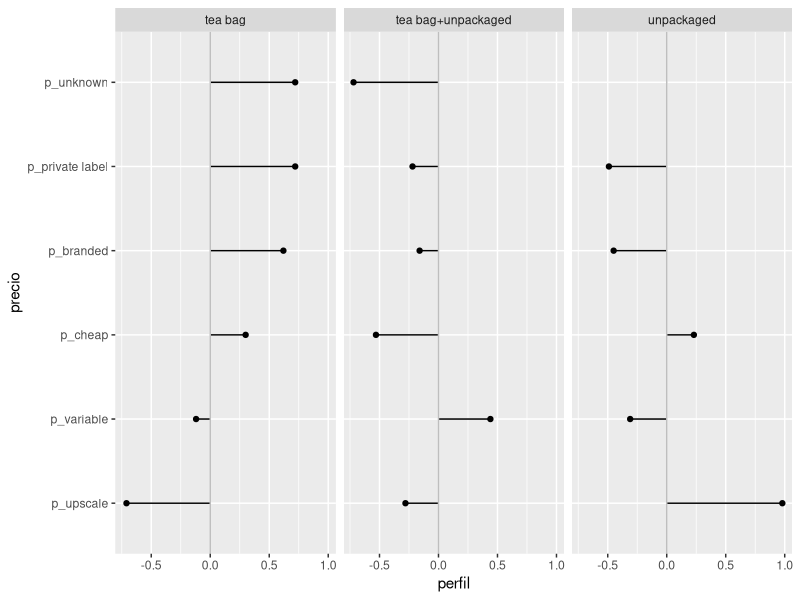

R code for this plot:
## ---- chunk 1
library(tidyverse)
library(FactoMineR)
library(knitr)
## ---- chunk 2
data(tea)
tea <- tea %>% 
  as_tibble %>% 
  select(how, price, sugar)
## ---- chunk 3
formatear_tabla <- function(x_tbl, scroll = FALSE){
    tabla <- knitr::kable(x_tbl, type = "html") %>%
      kableExtra::kable_styling(bootstrap_options = c("striped", "hover", "condensed", "responsive"),
                                full_width = FALSE, font_size = 15, fixed_thead = TRUE)
    if (scroll)
      tabla <- tabla %>% scroll_box(width = "780px") 
    tabla 
}
tipo <- tea %>% 
  count(how) %>% 
  mutate(`%` = round(100 * n / sum(n)))
tipo %>% formatear_tabla()
## ---- chunk 4
tipo <- tipo %>% select(how, prop_how = `%`)
tabla_2 <- tea %>%
  count(how, price) %>% 
  group_by(how) %>% 
  mutate(prop = round(100 * n / sum(n))) %>% 
  select(-n) 
tabla_2 %>% spread(how, prop, fill = 0) %>% formatear_tabla()
## ---- chunk 5
tabla <- tea %>% 
  count(how, price) %>% 
  group_by(how) %>% 
  mutate(prop_price = (100 * n / sum(n))) %>% 
  group_by(price) %>% 
  mutate(prom_prop = mean(prop_price)) %>% 
  mutate(perfil = (prop_price / prom_prop - 1) %>% round(2))  
## ---- chunk 6
precio_prom <- tabla %>% 
  distinct(price, prom_prop) %>%
  mutate(promedio = round(prom_prop)) %>% 
  select(price, promedio)
tabla_perfil <- tabla %>%   
  select(how, price, perfil) %>% 
  spread(how, perfil, fill = -1) 
tabla_2 <- tabla_perfil %>% 
  gather(how, prop_price, -price)
if_profile <- function(x){
  any(x < 0) & any(x > 0)
}
marcar_tabla_fun <- function(corte, color_1 = "darkgreen", color_2 = "red"){
    fun_marcar <- function(x){
        kableExtra::cell_spec(x, "html", 
          color = ifelse(x <= -corte, color_1, 
            ifelse(x >= corte, color_2, "lightgray")))   
    }
    fun_marcar
}
marcar <- marcar_tabla_fun(0.25, "red", "black")
tab_out <- tabla_perfil %>% left_join(precio_prom) %>%
    arrange(desc(`tea bag`)) %>%
    mutate_if(if_profile, marcar) %>% 
    knitr::kable(format = "html", escape = F, digits = 2) %>% 
    kableExtra::kable_styling(bootstrap_options = c( "hover", "condensed"), 
    full_width = FALSE)
tab_out
## ---- chunk 7
tabla_ordenada <- tabla %>% 
    ungroup %>% 
    left_join(tabla %>% 
    ungroup %>% 
    filter(how == "tea bag") %>% 
    select(price, perfil_tea = perfil)) %>% 
    mutate(precio = fct_reorder(price, perfil_tea))
g_perfil <- ggplot(tabla_ordenada,
    aes(x = precio, xend = precio, y = perfil, yend = 0, group = how)) + 
    geom_point() + geom_segment() + facet_wrap(~how) +
    geom_hline(yintercept = 0 , colour = "gray") + coord_flip()
g_perfil
## ---- chunk 8
perfiles_boot <- function(x){
  m <- sample_n(x, size =  300 , replace = TRUE)
  tabla <- m %>% 
    count(how, price) %>% 
    group_by(how) %>% 
    mutate(prop_price = (100 * n / sum(n))) %>% 
    group_by(price) %>% 
    mutate(prom_prop = mean(prop_price)) %>% 
    mutate(perfil = (prop_price / prom_prop - 1) %>% round(2))
  tabla
}
## ---- chunk 9
perfiles_rep <- rerun(1000, perfiles_boot(tea)) %>% map_dfr(~.x)
## ---- chunk 10
perfiles_se <- perfiles_rep %>% 
  group_by(how, price) %>% 
  summarise(se = sd(perfil))
## ---- chunk 11

perfiles_int <- tabla %>% 
  left_join(perfiles_se) %>% 
  mutate(Int_inf = perfil+qnorm(0.025)*se, Int_sup = perfil+qnorm(0.975)*se)

kable(select(perfiles_int, how, price, perfil, Int_inf, Int_sup), digits = 2)
